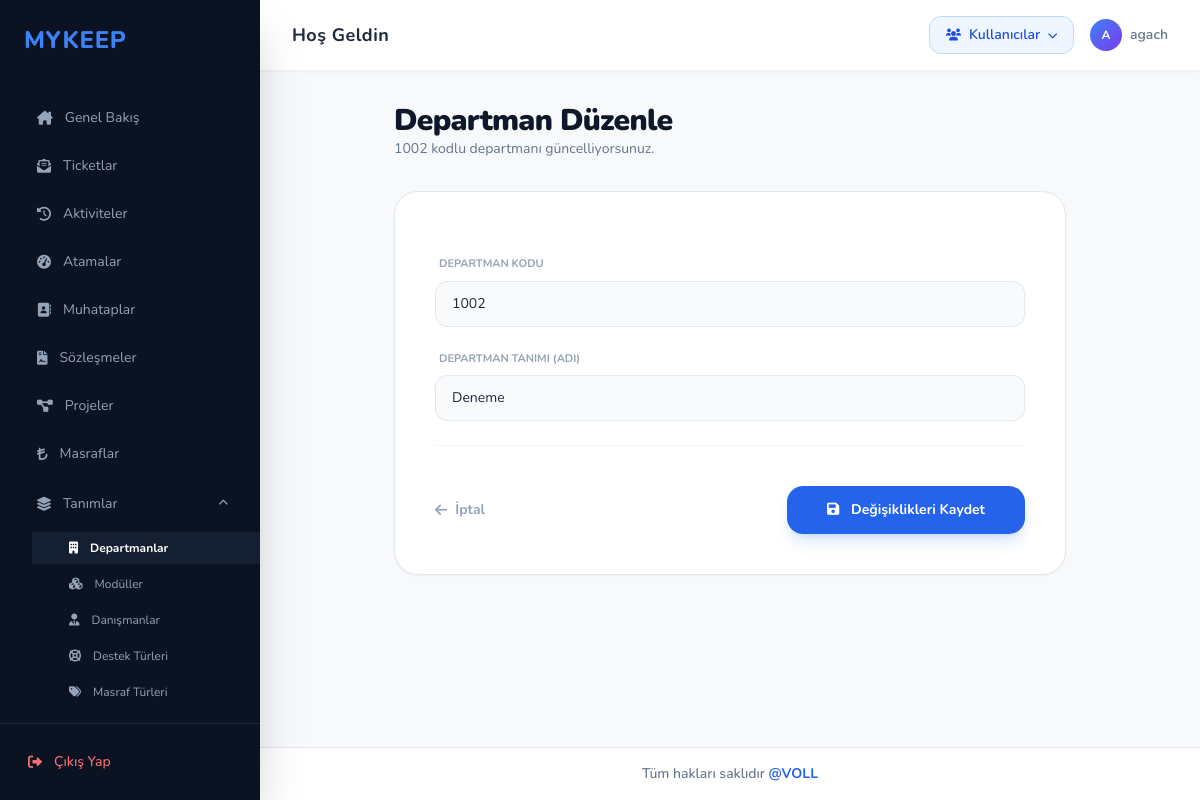
/departmanlar/duzenle/1/ (signed in), run on the app's committed database.
### departman/models.py (models this page shows, shortened)
class departman (models.Model):
    kod = models.CharField(max_length=10 , unique=True)
    tanim = models.CharField(max_length=100)

### departman/views.py (the view)
# urls.py: path('departmanlar/duzenle/<int:pk>/', departman_views.departman_duzenle, name='departman_duzenle'),
@admin_only
def departman_duzenle(request, pk):
    kayit = get_object_or_404(departman, pk=pk)
    if request.method == "POST":
        form = DepartmanForm(request.POST, instance=kayit)
        if form.is_valid():
            form.save()
            return redirect('departman_listesi')
    else:
        form = DepartmanForm(instance=kayit)
    return render(request, 'departman_duzenle.html', {'form': form, 'kayit': kayit})

### departman/forms.py
class DepartmanForm(forms.ModelForm):
    class Meta:
        model = departman
        fields = ['kod', 'tanim']
        labels = {
            'kod': 'Departman Kodu',
            'tanim': 'Departman Tanımı (Adı)'
        }
    def __init__(self, *args, **kwargs):
        super().__init__(*args, **kwargs)
        for field in self.fields.values():
            field.widget.attrs['class'] = (
                'w-full bg-slate-50 border border-slate-200 rounded-xl px-4 py-3 text-sm '
                'focus:bg-white focus:ring-4 focus:ring-blue-500/10 focus:border-blue-500 '
                'outline-none transition-all duration-200'
            )

### templates/departman_duzenle.html (shortened to what this page needs)
{% extends 'base.html' %}
{% block content %}
<div class="max-w-2xl mx-auto">
    <div class="mb-8">
        <h1 class="text-3xl font-black text-slate-900 tracking-tight">Departman Düzenle</h1>
        <p class="text-sm text-slate-500">{{ kayit.kod }} kodlu departmanı güncelliyorsunuz.</p>
    </div>
    <div class="bg-white border border-slate-200 rounded-3xl shadow-sm overflow-hidden">
        <form method="post" class="p-10 space-y-6">
            {% for field in form %}
            <div>
                <label class="block text-[11px] font-bold text-slate-400 uppercase mb-2 px-1">{{ field.label }}</label>
                {{ field }}
            </div>
            {% endfor %}
            <div class="flex items-center justify-between pt-10 border-t border-slate-100 mt-4">
                <a href="{% url 'departman_listesi' %}" class="text-sm font-bold text-slate-400 hover:text-slate-600 flex items-center">
                    <i class="fa-solid fa-arrow-left mr-2"></i> İptal
                </a>
                <button type="submit" class="bg-blue-600 hover:bg-blue-700 text-white px-10 py-3.5 rounded-2xl font-bold text-sm shadow-lg shadow-blue-500/20 transition-all active:scale-95">
                    <i class="fa-solid fa-floppy-disk mr-2"></i> Değişiklikleri Kaydet
                </button>
            </div>
        </form>
    </div>
</div>
{% endblock %}

### templates/base.html (shortened to what this page needs)
<!DOCTYPE html>
<html lang="tr">
<head>
    <script src="https://cdn.tailwindcss.com"></script>
    {% load static %}
    <link rel="stylesheet" href="{% static 'responsive.css' %}?v=2.5">
    <link href="https://cdnjs.cloudflare.com/ajax/libs/font-awesome/6.0.0/css/all.min.css" rel="stylesheet">
    <link href="https://cdn.jsdelivr.net/npm/tom-select@2.2.2/dist/css/tom-select.css" rel="stylesheet">
    <link href="https://cdn.jsdelivr.net/npm/flatpickr/dist/flatpickr.min.css" rel="stylesheet">
</head>
<body class="bg-[#f8f9fa] text-slate-800 overflow-hidden">
    <div class="flex h-screen">
        <aside class="w-[260px] bg-[#0b1221] flex flex-col shadow-2xl z-20">
            <div class="p-6">
                <h1 class="text-2xl font-extrabold tracking-wide text-blue-500 uppercase">MYKEEP</h1>
            </div>
            <nav class="flex-1 space-y-1 overflow-y-auto mt-4">
                <a href="{% url 'index' %}" class="flex items-center space-x-3 py-3 px-8 transition-all duration-200 {% if request.resolver_match.url_name == 'index' %}bg-[#151f32] text-white font-bold border-l-[5px] border-blue-500{% else %}text-slate-400 hover:text-white hover:bg-[#151f32]/50 border-l-[5px] border-transparent{% endif %}">
                    <i class="fa-solid fa-house-chimney text-sm"></i>
                    <span class="text-sm">Genel Bakış</span>
                </a>
                <a href="{% url 'ticket_listesi' %}" class="flex items-center space-x-3 py-3 px-8 transition-all duration-200 {% if request.resolver_match.url_name == 'ticket_listesi' %}bg-[#151f32] text-white font-bold border-l-[5px] border-blue-500{% else %}text-slate-400 hover:text-white hover:bg-[#151f32]/50 border-l-[5px] border-transparent{% endif %}">
                    <i class="fa-solid fa-envelope-open-text text-sm"></i>
                    <span class="text-sm">Ticketlar</span>
                </a>
                <a href="{% url 'aktivite_listesi' %}" class="flex items-center space-x-3 py-3 px-8 transition-all duration-200 {% if 'aktivite' in request.resolver_match.url_name and 'rapor' not in request.resolver_match.url_name %}bg-[#151f32] text-white font-bold border-l-[5px] border-blue-500{% else %}text-slate-400 hover:text-white hover:bg-[#151f32]/50 border-l-[5px] border-transparent{% endif %}">
                    <i class="fa-solid fa-clock-rotate-left text-sm"></i>
                    <span class="text-sm">Aktiviteler</span>
                </a>
                <a href="{% url 'efor_listesi' %}" class="flex items-center space-x-3 py-3 px-8 transition-all duration-200 {% if 'efor' in request.resolver_match.url_name and 'rapor' not in request.resolver_match.url_name %}bg-[#151f32] text-white font-bold border-l-[5px] border-blue-500{% else %}text-slate-400 hover:text-white hover:bg-[#151f32]/50 border-l-[5px] border-transparent{% endif %}">
                    <i class="fa-solid fa-gauge-high text-sm"></i>
                    <span class="text-sm">Atamalar</span>
                </a>
                {% if request.user.is_superuser or request.user.userprofile.role == 'Admin' %}
                <a href="{% url 'muhatap_listesi' %}" class="flex items-center space-x-3 py-3 px-8 transition-all duration-200 {% if request.resolver_match.url_name == 'muhatap_listesi' %}bg-[#151f32] text-white font-bold border-l-[5px] border-blue-500{% else %}text-slate-400 hover:text-white hover:bg-[#151f32]/50 border-l-[5px] border-transparent{% endif %}">
                    <i class="fa-solid fa-address-book text-sm"></i>
                    <span class="text-sm">Muhataplar</span>
                </a>
                {% endif %}
                {% if request.user.is_superuser or request.user.userprofile.role != 'Danisman' %}
                <a href="{% url 'sozlesme_listesi' %}" class="flex items-center space-x-3 py-3 px-8 transition-all duration-200 {% if request.resolver_match.url_name == 'sozlesme_listesi' %}bg-[#151f32] text-white font-bold border-l-[5px] border-blue-500{% else %}text-slate-400 hover:text-white hover:bg-[#151f32]/50 border-l-[5px] border-transparent{% endif %}">
                    <i class="fa-solid fa-file-contract text-sm"></i>
                    <span class="text-sm">Sözleşmeler</span>
                </a>
                {% endif %}
                <a href="{% url 'proje_listesi' %}" class="flex items-center space-x-3 py-3 px-8 transition-all duration-200 {% if request.resolver_match.url_name == 'proje_listesi' %}bg-[#151f32] text-white font-bold border-l-[5px] border-blue-500{% else %}text-slate-400 hover:text-white hover:bg-[#151f32]/50 border-l-[5px] border-transparent{% endif %}">
                    <i class="fa-solid fa-diagram-project text-sm"></i>
                    <span class="text-sm">Projeler</span>
                </a>
                {% if not request.user.userprofile.role == 'Firma' or request.user.is_superuser %}
                <a href="{% url 'masraf_listesi' %}" class="flex items-center space-x-3 py-3 px-8 transition-all duration-200 {% if 'masraf' in request.resolver_match.url_name and 'turu' not in request.resolver_match.url_name %}bg-[#151f32] text-white font-bold border-l-[5px] border-blue-500{% else %}text-slate-400 hover:text-white hover:bg-[#151f32]/50 border-l-[5px] border-transparent{% endif %}">
                    <i class="fa-solid fa-turkish-lira-sign text-sm"></i>
                    <span class="text-sm">Masraflar</span>
                </a>
                {% endif %}
                {% if request.user.is_superuser or request.user.userprofile.role == 'Admin' %}
                <details class="group" {% if 'departman' in request.resolver_match.url_name or 'modul' in request.resolver_match.url_name or 'danisman' in request.resolver_match.url_name or 'destekturu' in request.resolver_match.url_name or 'masraf_turu' in request.resolver_match.url_name %}open{% endif %}>
                    <summary class="flex items-center justify-between py-3 px-8 cursor-pointer transition-all duration-200 text-slate-400 hover:text-white hover:bg-[#151f32]/50 border-l-[5px] border-transparent select-none">
                        <div class="flex items-center space-x-3">
                            <i class="fa-solid fa-layer-group text-sm"></i>
                            <span class="text-sm">Tanımlar</span>
                        </div>
                        <span class="transition group-open:rotate-180">
                            <i class="fa-solid fa-chevron-down text-[10px]"></i>
                        </span>
                    </summary>
                    <div class="mt-1 pl-8 space-y-1">
                        <a href="{% url 'departman_listesi' %}" class="flex items-center space-x-3 py-2 px-8 transition-all duration-200 border-l-[5px] border-transparent {% if 'departman' in request.resolver_match.url_name %}bg-[#151f32] text-white font-bold border-l-[5px] border-blue-500{% else %}text-slate-400 hover:text-white hover:bg-[#151f32]/50 border-l-[5px] border-transparent{% endif %}">
                            <i class="fa-solid fa-building text-xs"></i>
                            <span class="text-xs">Departmanlar</span>
                        </a>
                        <a href="{% url 'modul_listesi' %}" class="flex items-center space-x-3 py-2 px-8 transition-all duration-200 border-l-[5px] border-transparent {% if 'modul' in request.resolver_match.url_name %}bg-[#151f32] text-white font-bold border-l-[5px] border-blue-500{% else %}text-slate-400 hover:text-white hover:bg-[#151f32]/50 border-l-[5px] border-transparent{% endif %}">
                            <i class="fa-solid fa-cubes text-xs"></i>
                            <span class="text-xs">Modüller</span>
                        </a>
                        <a href="{% url 'danisman_listesi' %}" class="flex items-center space-x-3 py-2 px-8 transition-all duration-200 border-l-[5px] border-transparent {% if 'danisman' in request.resolver_match.url_name %}bg-[#151f32] text-white font-bold border-l-[5px] border-blue-500{% else %}text-slate-400 hover:text-white hover:bg-[#151f32]/50 border-l-[5px] border-transparent{% endif %}">
                            <i class="fa-solid fa-user-tie text-xs"></i>
                            <span class="text-xs">Danışmanlar</span>
                        </a>
                        <a href="{% url 'destekturu_listesi' %}" class="flex items-center space-x-3 py-2 px-8 transition-all duration-200 border-l-[5px] border-transparent {% if 'destekturu' in request.resolver_match.url_name %}bg-[#151f32] text-white font-bold border-l-[5px] border-blue-500{% else %}text-slate-400 hover:text-white hover:bg-[#151f32]/50 border-l-[5px] border-transparent{% endif %}">
                            <i class="fa-solid fa-life-ring text-xs"></i>
                            <span class="text-xs">Destek Türleri</span>
                        </a>
                        <a href="{% url 'masraf_turu_listesi' %}" class="flex items-center space-x-3 py-2 px-8 transition-all duration-200 border-l-[5px] border-transparent {% if 'masraf_turu' in request.resolver_match.url_name %}bg-[#151f32] text-white font-bold border-l-[5px] border-blue-500{% else %}text-slate-400 hover:text-white hover:bg-[#151f32]/50 border-l-[5px] border-transparent{% endif %}">
                            <i class="fa-solid fa-tags text-xs"></i>
                            <span class="text-xs">Masraf Türleri</span>
                        </a>
                    </div>
                </details>
                {% endif %}
                <a href="{% url 'raporlar_sayfasi' %}" class="flex items-center space-x-3 py-3 px-8 transition-all duration-200 {% if 'rapor' in request.resolver_match.url_name or 'atanmamis' in request.resolver_match.url_name %}bg-[#151f32] text-white font-bold border-l-[5px] border-blue-500{% else %}text-slate-400 hover:text-white hover:bg-[#151f32]/50 border-l-[5px] border-transparent{% endif %}">
                </a>
            </nav>
            <div class="p-4 border-t border-slate-800 mt-auto">
                <a href="{% url 'uyelik:cikis' %}" class="flex items-center space-x-3 p-3 rounded-lg hover:bg-red-500/10 transition text-red-400 hover:text-red-300">
                    <i class="fa-solid fa-right-from-bracket text-sm"></i>
                    <span class="text-sm font-medium">Çıkış Yap</span>
                </a>
            </div>
        </aside>
        <main class="flex-1 flex flex-col overflow-y-auto">
            <header class="bg-white px-8 py-4 flex items-center justify-between sticky top-0 z-10 border-b border-gray-100 shadow-sm">
                <div class="text-slate-800 font-bold text-lg tracking-wide">Hoş Geldin</div>
                <div class="flex items-center space-x-4">
                    {% if request.user.is_superuser or request.user.userprofile.role == 'Admin' %}
                    <div class="relative" id="kullanici-menu-wrapper">
                        <button onclick="document.getElementById('kullanici-dropdown').classList.toggle('hidden')"
                                class="flex items-center space-x-2 bg-blue-50 hover:bg-blue-100 text-blue-700 px-4 py-2 rounded-xl font-semibold text-sm transition-all border border-blue-200 hover:border-blue-300">
                            <i class="fa-solid fa-users text-xs"></i>
                            <span>Kullanıcılar</span>
                            <i class="fa-solid fa-chevron-down text-[10px] ml-1"></i>
                        </button>
                    </div>
                    {% endif %}
                    <div class="flex items-center space-x-2">
                        <div class="w-8 h-8 rounded-full bg-gradient-to-br from-blue-500 to-violet-600 flex items-center justify-center text-white text-xs font-bold">
                            {{ request.user.username|first|upper }}
                        </div>
                        <span class="text-sm font-semibold text-slate-500">{{ request.user.username|default:"admin" }}</span>
                    </div>
                </div>
            </header>
            <div class="p-8">
                {% block content %}
                {% endblock %}
            </div>
            <footer class="mt-auto py-4 text-center border-t border-slate-200 bg-white">
                <p class="text-sm text-slate-500 font-medium">
                    Tüm hakları saklıdır <a href="https://www.volltr.com/" target="_blank" class="text-blue-600 hover:text-blue-800 font-bold transition">@VOLL</a>
                </p>
            </footer>
        </main>
    </div>
</body>
</html>

### static/responsive.css (style rules this page uses)
*, *::before, *::after { box-sizing: border-box; }

### templates/base.html (style rules this page uses)
* { scrollbar-width: thin; scrollbar-color: #cbd5e1 transparent; }
body { font-family: 'Nunito', sans-serif; }

### data on the page
departman: kod "1002", form "1002" "Deneme"

### other printed values
{{ request.user.username|first|upper }} "A"
{{ request.user.username|default:"admin" }} "agach"
{{ field.label }} "DEPARTMAN KODU" "DEPARTMAN TANIMI (ADI)"
